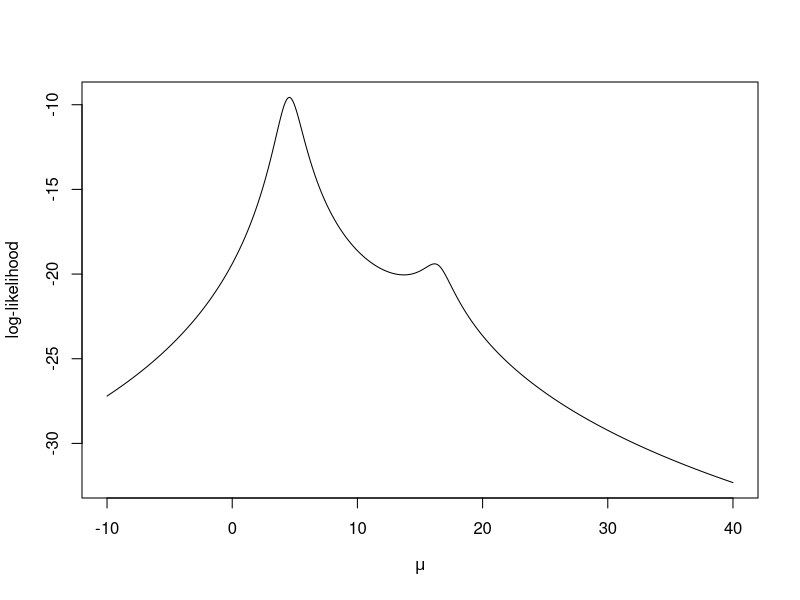
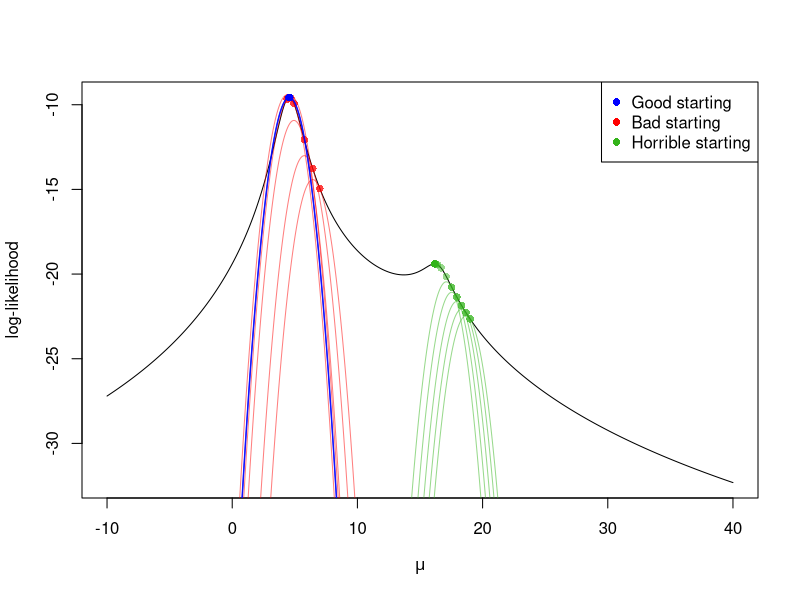

R code for these plots, in order:
## ---- chunk 1
knitr::opts_chunk$set(echo = TRUE, warning = FALSE, message = FALSE, fig.align = "center")
## ---- chunk 2
set.seed(1)
mu.star <- 5  # Setting true mu
n <- 4  # sample size
X <- rt(n, df = 1) + mu.star

## Function calculates  the log-likelihood
log.like <- function(mu, X)
{
  n <- length(X)
  rtn <- -n*log(pi) - sum( log(1 + (X - mu)^2) )
  return(rtn)
}
## ---- chunk 3
X
## ---- chunk 4
mu.x <- seq(-10, 40, length = 1e3)  # A sequence of mu's 
ll.est <- sapply(mu.x, log.like, X)  # evaluating log-likelihood at the mus
plot(mu.x, ll.est, type = 'l', ylab = "log-likelihood", xlab = expression(mu))
## ---- chunk 5
## Starting Gradient-Ascent method
tol <- 1e-5  # tolerance level for when to stop algorithm

## Returns derivate of log-likelihood
f.prime <- function(X, mu)
{
  rtn <- sum(2* (X - mu)/(1 + (X-mu)^2))  #f.prime
  return(rtn)
}

# Returns double derivative of log-likelihood.
f.double.prime <- function(X, mu)
{
  rtn <- sum( 2 * ( 2*(X-mu)^2/ (1 + (X - mu)^2)^2  - (1 + (X-mu)^2)^(-1) )  )
  return(rtn)
}
## ---- chunk 6
t <- .3  # change this to 1 and see what happens to the "bad" starting value
## ---- chunk 7
run_gradient_ascent <- function(start, X, t, tol) {
  current <- start
  diff <- 100
  iter <- 0
  mu.k <- current
  while( (diff > tol) && iter < 1000)
  {
    iter <- iter + 1
    update <- current + t*f.prime(X, current)
    mu.k <- c(mu.k, update)
    diff <- abs(current - update)
    current <- update
  }
  list(final = current, iter = iter, path = mu.k)
}
## ---- chunk 8
current <- 7  # Bad starting value
bad <- run_gradient_ascent(current, X, t, tol)
bad$final       # final approximation to MLE
bad$iter        # number of iterations
## ---- chunk 9
current <- median(X)  # Good starting value
good <- run_gradient_ascent(current, X, t, tol)
good$final      # final approximation to MLE
good$iter       # number of iterations
## ---- chunk 10
current <- 19  # Worst starting value
worst <- run_gradient_ascent(current, X, t, tol)
worst$final     # final approximation to MLE
worst$iter      # number of iterations
## ---- chunk 11
plot(mu.x, ll.est, type = 'l', ylab = "log-likelihood", xlab = expression(mu))

plot_scenario <- function(start, col, X, t, tol, mu.x) {
  res <- run_gradient_ascent(start, X, t, tol)
  mu.k <- res$path
  iter <- res$iter
  evals <- sapply(mu.k, log.like, X)
  
  for(l in 1:min(5, iter))
  {
    points(mu.k[l], evals[l], pch = 16, col = col)
    foo <- mu.k[l]
    approx <- log.like(foo, X) + f.prime(X, foo)*(mu.x - foo) - (mu.x - foo)^2/(2*t)
    lines(mu.x, approx, col = col)
  }
  points(mu.k, evals, pch = 16, col = col)
  res
}

bad_res   <- plot_scenario(7,           rgb(1,0,0,alpha=.5),   X, t, tol, mu.x)
good_res  <- plot_scenario(median(X),   rgb(0,0,1,alpha=.5),   X, t, tol, mu.x)
worst_res <- plot_scenario(19,          rgb(.2,.7,.1,alpha=.5), X, t, tol, mu.x)

legend("topright", legend = c("Good starting", "Bad starting", "Horrible starting"),
       pch = 16, col = c("blue", "red", rgb(.2,.7,.1)))
